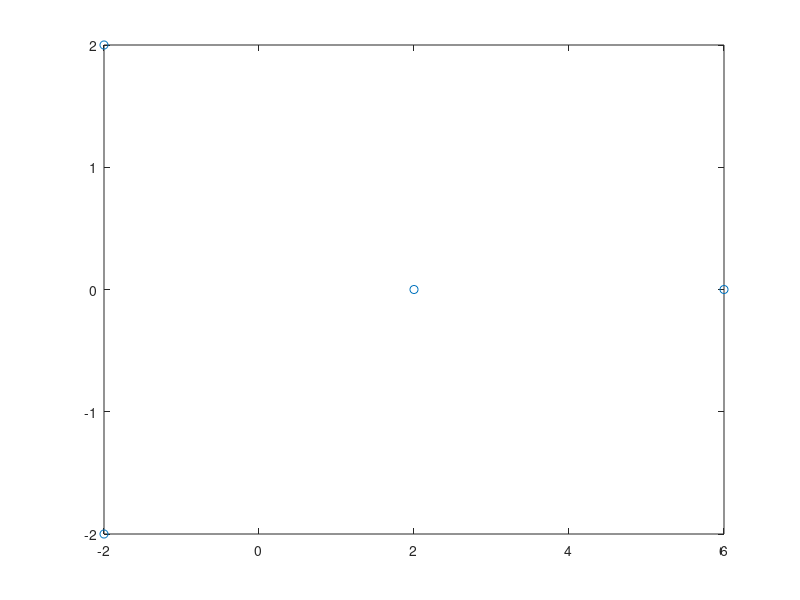

Here is the MATLAB script that generated this plot:
clc; clear all;
x = [1 2 3];

%DFT N=3
X = fft(x); X=X'
%plot(real(X),imag(X),'o')

%FFT N=4
Y = fft(x,4); Y'
plot(real(Y),imag(Y),'o')

y = ifft(Y)

